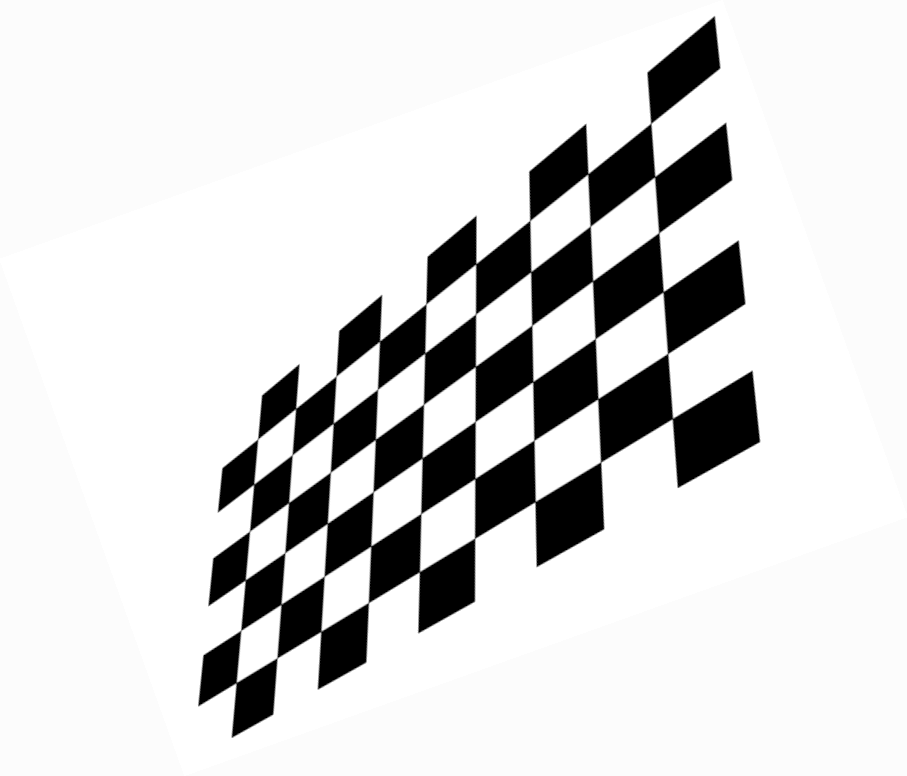
#> input picture images/chessboard.png, 907 x 776 px
$ python camera_views_projection.py
#> lines starting #> are read from the running program, lines starting #| are printed output that depends on the picture; after the words box and inside, x2 and y2 are one past the last pixel; in counts of white or black regions, pixels touching at a corner belong together

"""This script implements a Hough Transform to detect lines in an image,
finds their intersections, and visualizes the results.
It uses OpenCV for image processing and Matplotlib for visualization.
"""

import numpy as np
import matplotlib.pyplot as plt
import cv2

def hough_transform(edge_image, theta_res=1, rho_res=1):
    height, width = edge_image.shape
    max_rho = int(np.sqrt(height**2 + width**2))

    thetas = np.deg2rad(np.arange(-90, 90, theta_res))
    rhos = np.arange(-max_rho, max_rho, rho_res)

    accumulator = np.zeros((len(rhos), len(thetas)))

    y_idxs, x_idxs = np.nonzero(edge_image)

    for y, x in zip(y_idxs, x_idxs):
        for theta_idx, theta in enumerate(thetas):
            rho = int(x * np.cos(theta) + y * np.sin(theta))
            rho_idx = np.argmin(np.abs(rhos - rho))
            accumulator[rho_idx, theta_idx] += 1

    return accumulator, rhos, thetas

def find_peaks(accumulator, threshold=0.5, min_distance=10):
    acc_norm = accumulator / accumulator.max()
    peaks = []

    for i in range(1, accumulator.shape[0]-1):
        for j in range(1, accumulator.shape[1]-1):
            if acc_norm[i,j] > threshold:
                window = acc_norm[max(0,i-1):min(accumulator.shape[0],i+2),
                                max(0,j-1):min(accumulator.shape[1],j+2)]
                if acc_norm[i,j] == window.max():
                    peaks.append((i,j))

    peaks = sorted(peaks, key=lambda p: accumulator[p[0], p[1]], reverse=True)

    filtered_peaks = []
    for peak in peaks:
        if not filtered_peaks:
            filtered_peaks.append(peak)
        else:
            far_enough = True
            for existing_peak in filtered_peaks:
                dist = np.sqrt((peak[0]-existing_peak[0])**2 +
                             (peak[1]-existing_peak[1])**2)
                if dist < min_distance:
                    far_enough = False
                    break
            if far_enough:
                filtered_peaks.append(peak)

    return filtered_peaks

def convert_to_line_params(rho, theta):
    if np.abs(np.sin(theta)) < 1e-10:
        return None
    elif np.abs(np.cos(theta)) < 1e-10:
        return ('vertical', rho/np.cos(theta))
    else:
        m = -np.cos(theta) / np.sin(theta)
        b = rho / np.sin(theta)
        return (m, b)

def find_intersection(line1, line2):
    rho1, theta1 = line1
    rho2, theta2 = line2

    if np.abs(np.sin(theta1-theta2)) < 1e-10:
        return None

    A = np.array([
        [np.cos(theta1), np.sin(theta1)],
        [np.cos(theta2), np.sin(theta2)]
    ])
    b = np.array([rho1, rho2])

    try:
        x, y = np.linalg.solve(A, b)
        if abs(x) > 10000 or abs(y) > 10000:
            return None
        return (x, y)
    except np.linalg.LinAlgError:
        return None

def process_image(image_path):
    image = cv2.imread(image_path, cv2.IMREAD_GRAYSCALE)


    blurred = cv2.GaussianBlur(image, (5, 5), 0)
    edges = cv2.Canny(blurred, 50, 150)

    accumulator, rhos, thetas = hough_transform(edges)


    peaks = find_peaks(accumulator, threshold=0.4, min_distance=10)

    lines = [(rhos[rho_idx], thetas[theta_idx]) for rho_idx, theta_idx in peaks]

    return lines, image

def visualize_results(image, selected_lines, intersections):
    plt.figure(figsize=(12, 8))
    plt.imshow(image, cmap='gray')

    height, width = image.shape
    y_range = np.array([0, height])

    colors = ['r', 'g', 'b', 'y']
    for i, (rho, theta) in enumerate(selected_lines):
        color = colors[i % len(colors)]
        if np.abs(np.sin(theta)) < 1e-10:
            x = rho / np.cos(theta)
            plt.axvline(x=x, color=color, alpha=0.5, label=f'Line {i+1}')
        else:
            m, b = -np.cos(theta) / np.sin(theta), rho / np.sin(theta)
            x_range = np.array([0, width])
            y_values = m * x_range + b
            plt.plot(x_range, y_values, color=color, alpha=0.5, label=f'Line {i+1}')

    for x, y in intersections:
        inside = (0 <= x < width) and (0 <= y < height)
        color = 'go' if inside else 'ro'
        marker_label = 'Inside' if inside else 'Outside'
        plt.plot(x, y, color, markersize=10, label=marker_label)

    plt.xlim(0, width)
    plt.ylim(height, 0)
    plt.legend()
    plt.title('Detected Lines and Intersections')
    plt.savefig("../outputs/camera_views_projection/projection.png")

def main(image_path):
    lines, image = process_image(image_path)
#> in process_image, image is the input picture: shape (776, 907); min 0, max 255, mean 216.7
#> in process_image, `edges = cv2.Canny(blurred, 50, 150)`:
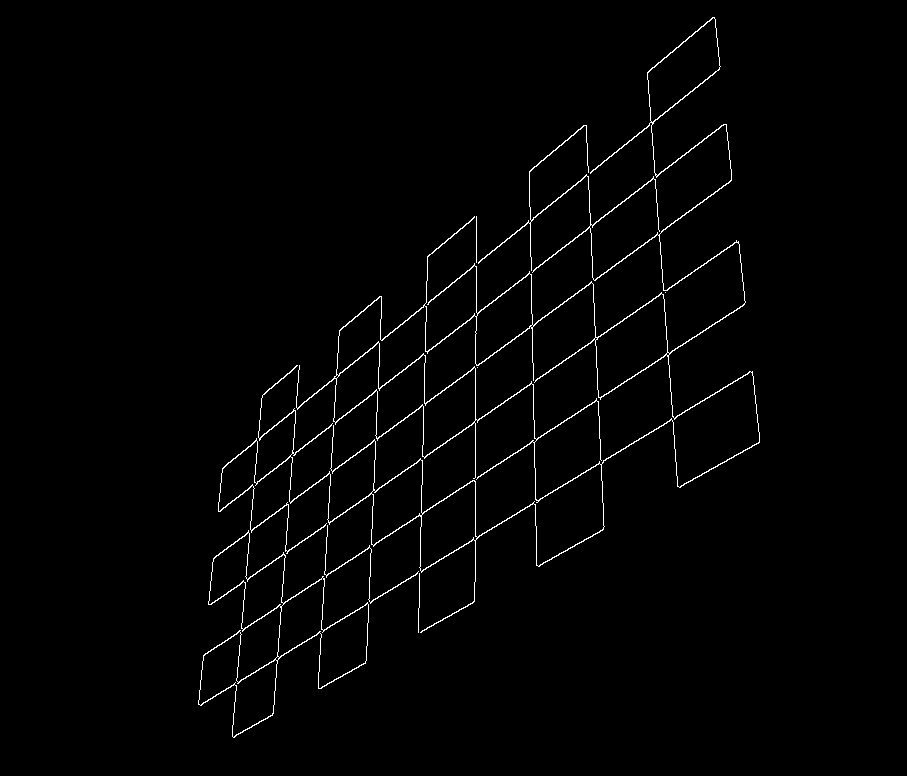
#> edges: shape (776, 907); 1.4% white in thin lines or dots, all inside (x1, y1, x2, y2) = (198, 17, 760, 738)
#> in hough_transform, `y_idxs, x_idxs = np.nonzero(edge_image)`: y_idxs = 9881 values from 17 to 737; x_idxs = 9881 values, max 759 at index 5357, min 198 at index 9746, mean 468.8
#> the loop in hough_transform, `for y, x in zip(y_idxs, x_idxs):` made 9881 passes
#> (y, x) on passes 1 to 3: (17, 712), (17, 713), (17, 714)
#> after the loop in hough_transform, `for y, x in zip(y_idxs, x_idxs):`:
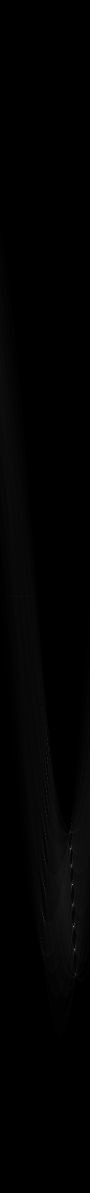
#> accumulator: shape (2386, 180) float64 (shown at 1/2 size); min 0, max 481, mean 4.1; drawn with min black and max white
#> in process_image, `accumulator, rhos, thetas = hough_transform(edges)`: rhos = 2386 values from -1193 to 1192; thetas = 180 values from -1.57 to 1.55
#> after the loop in find_peaks, `for i in range(1, accumulator.shape[0]-1):`: peaks = [(1487, 95), (1663, 140), (1668, 90), (1697, 141), (1719, 89), (1768, 144), (1811, 145), (1834, 86), (1852, 147), (1898, 149)]
#> in find_peaks, `peaks = sorted(peaks, key=lambda p: accumulator[p[0], p[1]], reverse=T..`: peaks = [(1768, 144), (1852, 147), (1898, 149), (1697, 141), (1668, 90), (1663, 140), (1834, 86), (1487, 95), (1719, 89), (1811, 145)]
#> the loop in find_peaks, `for peak in peaks:` made 10 passes
#> after the loop in find_peaks, `for peak in peaks:`: filtered_peaks has the same summary as peaks
#> in process_image, `lines = [(rhos[rho_idx], thetas[theta_idx]) for rho_idx, theta_idx in ..`: lines = [(575, 0.942), (659, 0.995), (705, 1.03), (504, 0.89), (475, 0), (470, 0.873), (641, -0.0698), (294, 0.0873), (526, -0.0175), (618, 0.96)]

    lines.sort(key=lambda x: (x[0], x[1]))

    print("\nDetected lines (sorted by rho, theta):")
    for rho, theta in lines:
        print(f"rho={rho:.2f}, theta={np.rad2deg(theta):.2f}°", end="")
        params = convert_to_line_params(rho, theta)
        if params is None:
            print(" -> Vertical line")
        elif params[0] == 'vertical':
            print(f" -> x = {params[1]:.2f}")
        else:
            m, b = params
            print(f" -> y = {m:.2f}x + {b:.2f}")
#> this loop made 10 passes
#> (rho, theta) on passes 1, 2, 4, 5, 6, 7, 8, 9, 10: (294, 0.0873), (470, 0.873), (504, 0.89), (526, -0.0175), (575, 0.942), (618, 0.96), (641, -0.0698), (659, 0.995), (705, 1.03)
#| rho=294.00, theta=5.00° -> y = -11.43x + 3373.27
#| rho=470.00, theta=50.00° -> y = -0.84x + 613.54
#| rho=475.00, theta=0.00° -> Vertical line
#| rho=504.00, theta=51.00° -> y = -0.81x + 648.53
#| rho=526.00, theta=-1.00° -> y = 57.29x + -30139.11
#| rho=575.00, theta=54.00° -> y = -0.73x + 710.74
#| rho=618.00, theta=55.00° -> y = -0.70x + 754.44
#| rho=641.00, theta=-4.00° -> y = 14.30x + -9189.11
#> (further printed lines are left out)

    if len(lines) >= 4:
        selected_indices = np.random.choice(len(lines), 4, replace=False)
#> selected_indices = [2, 8, 4, 9]
        selected_lines = [lines[i] for i in selected_indices]
#> selected_lines = [(475, 0), (659, 0.995), (526, -0.0175), (705, 1.03)]

        intersections = []
        print("\nIntersection points:")
        for i in range(4):
            for j in range(i+1, 4):
                intersection = find_intersection(selected_lines[i], selected_lines[j])
                if intersection:
                    x, y = intersection
                    if abs(x) < 10000 and abs(y) < 10000:
                        intersections.append((x, y))
                        inside = (0 <= x < image.shape[1]) and (0 <= y < image.shape[0])
                        print(f"\nLines {i+1} and {j+1}:")
                        print(f"Coordinates: ({x:.2f}, {y:.2f})")
                        print(f"Status: {'Inside' if inside else 'Outside'} image borders")
#> this loop made 4 passes
#> after the loop, intersections = [(475, 477.3), (475, -2926.4), (475, 537.1), (533.7, 439.1), (-756.2, 1276.8), (534.8, 501.1)]

        visualize_results(image, selected_lines, intersections)
#> in visualize_results, `y_range = np.array([0, height])`: y_range = [0, 776]
#> the loop in visualize_results, `for i, (rho, theta) in enumerate(selected_lines):` made 4 passes
#> (rho, theta, color, m, b, y_values) on passes 2 to 4: (659, 0.995, 'g', -0.649, 785.8, [785.8, 196.8]), (526, -0.0175, 'b', 57.29, -30139.1, [-30139.1, 21822.9]), (705, 1.03, 'y', -0.601, 822.5, [822.5, 277.5])
#> (rho, theta, color, x) on pass 1: (475, 0, 'r', 475)
#> the loop in visualize_results, `for x, y in intersections:` made 6 passes
#> in visualize_results, `plt.savefig("../outputs/camera_views_projection/projection.png")`:
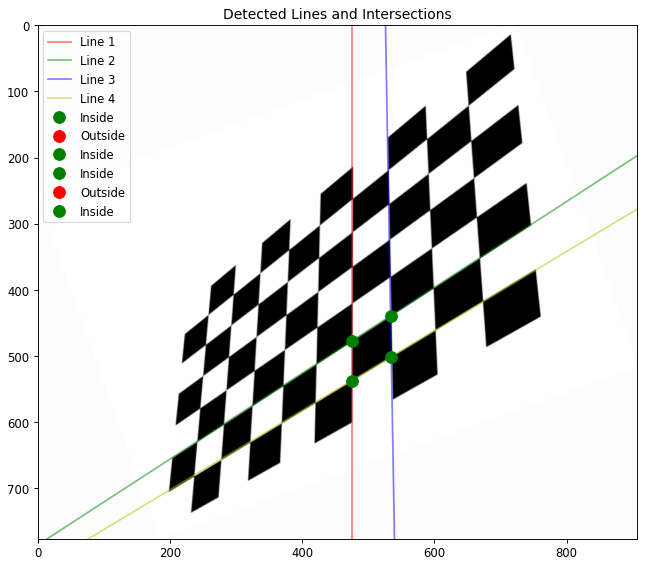
#> figure drawn by matplotlib, 1 panel
    else:
        print("Not enough lines detected to find intersections")

if __name__ == "__main__":
    main("../images/chessboard.png")  # Change the path to your image file as needed
